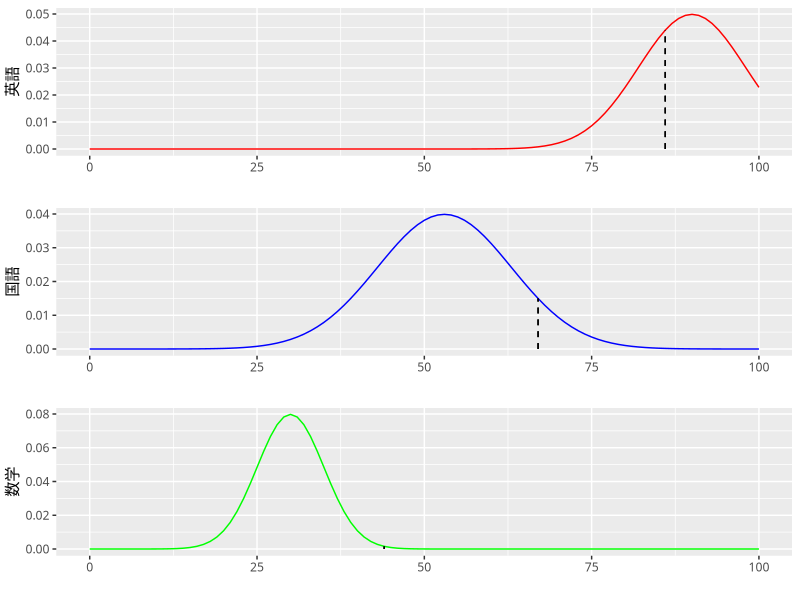

The R source for this figure:
## ---- chunk 1
library(ggplot2)
library(gridExtra)
old = theme_set(theme_gray(base_family = "HiraKakuProN-W3"))
p1 <- ggplot(data = data.frame(X = c(0, 100)), aes(x = X)) + 
  stat_function(fun = dnorm, args = list(mean = 90, sd = 8), 
    color = "red") + xlab("") + ylab("英語") + geom_segment(aes(x = 86, 
  xend = 86, y = 0, yend = dnorm(86, 90, 8)), lty = 2)
p2 <- ggplot(data = data.frame(X = c(0, 100)), aes(x = X)) + 
  stat_function(fun = dnorm, args = list(mean = 53, sd = 10), 
    color = "blue") + xlab("") + ylab("国語") + geom_segment(aes(x = 67, 
  xend = 67, y = 0, yend = dnorm(67, 53, 10)), lty = 2)
p3 <- ggplot(data = data.frame(X = c(0, 100)), aes(x = X)) + 
  stat_function(fun = dnorm, args = list(mean = 30, sd = 5), 
    color = "green") + xlab("") + ylab("数学") + geom_segment(aes(x = 44, 
  xend = 44, y = 0, yend = dnorm(44, 30, 5)), lty = 2)
# まとめて1枚に出力
grid.arrange(p1, p2, p3, ncol = 1)
